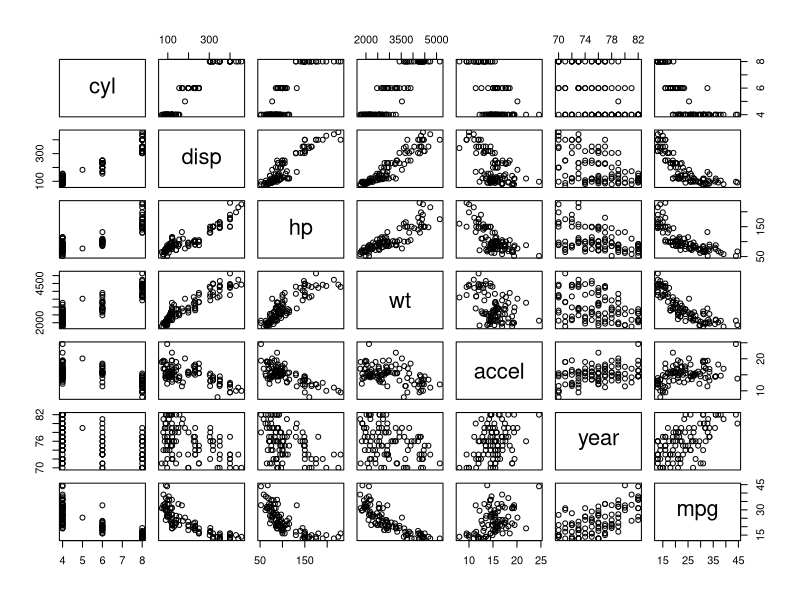
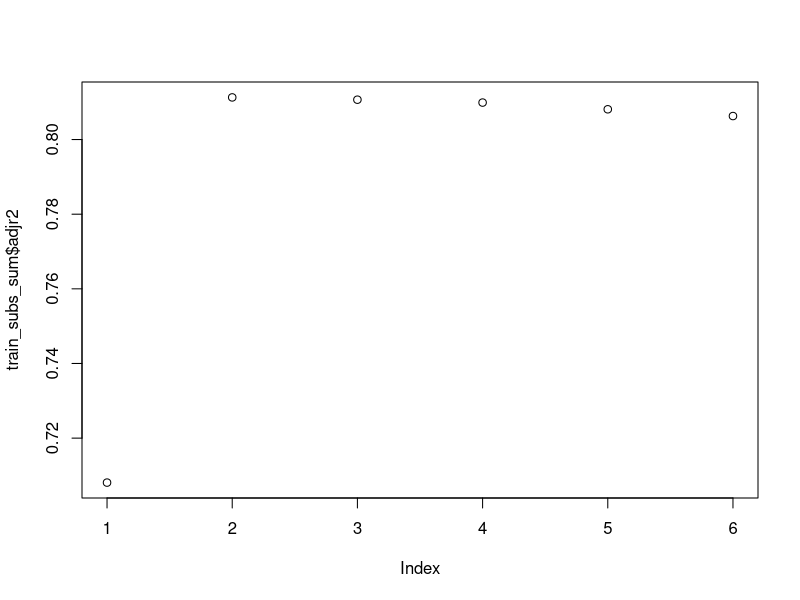
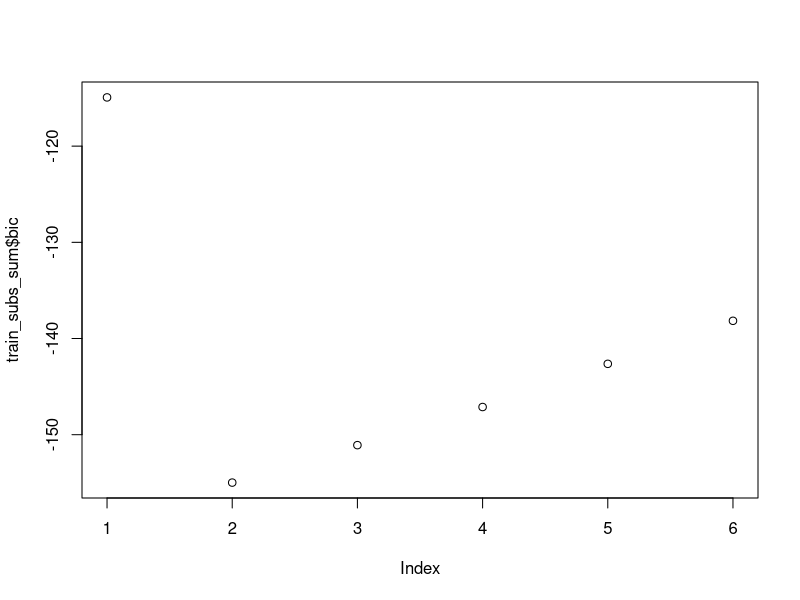
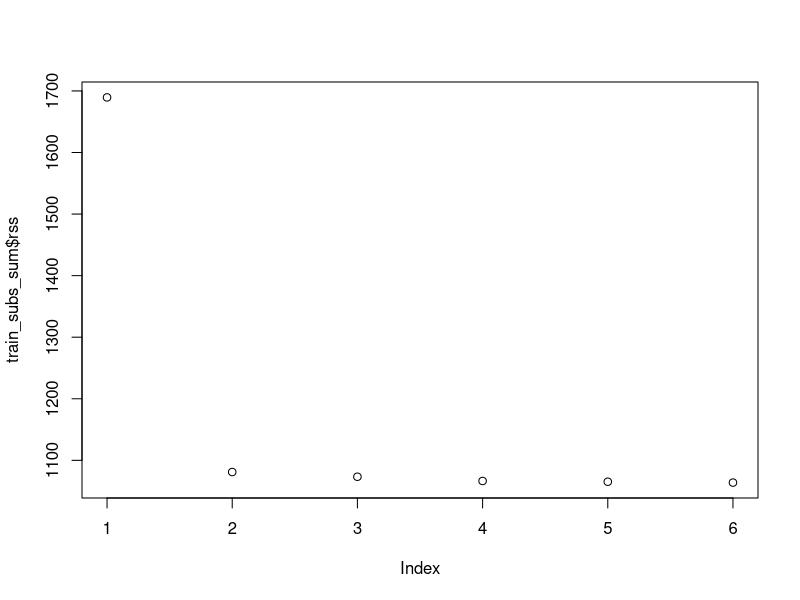
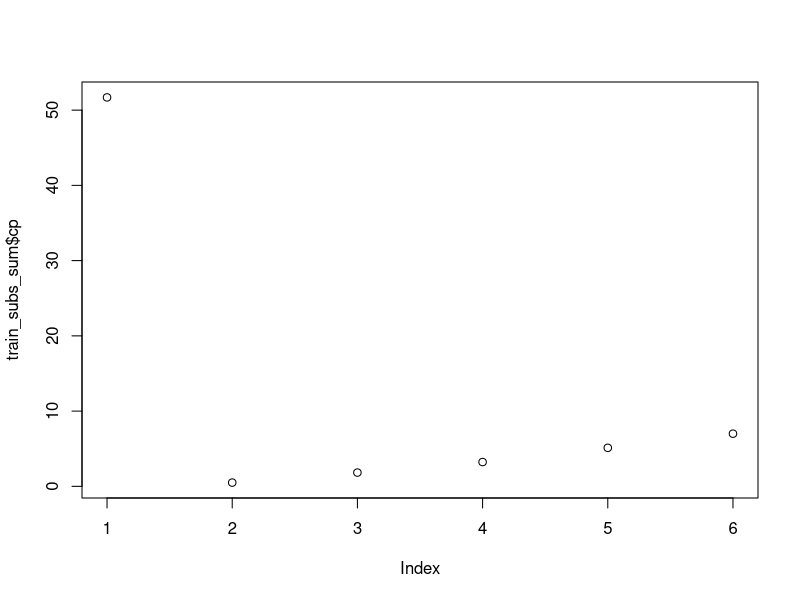

Write the R code that produced these figures, in order.
# Marcus Rosti
# mer3ef
# Stat 6430
# Homework 5

library(ggplot2)
library(leaps)
library(stringr)

mse <- function(model) {
  return (mean((model$residual)^2))
}

setwd("~/MSDS/Summer/Stat/Homework/hw05")

train <- read.csv("hw05p01train.csv")
pred <- read.csv("hw05p01predict.csv")

plot(train) 
# It looks like to me that disp, hp, wt are all highly autocorrelated
# That might just be adding a little too much noise to the model for my taste!


train_subs <- regsubsets(mpg~.,data=train)

train_subs_sum <- summary(train_subs)

summary(train_subs)

plot(train_subs_sum$adjr2)
plot(train_subs_sum$bic)
plot(train_subs_sum$rss)
plot(train_subs_sum$cp)

# seems like the model with wt and year has the best set of 

model <- lm(mpg~wt+year,data = train)

predvect <- predict(model,newdata=pred)

write.table(predvect, file = "hw05p01mypredictions.csv", row.names=F, col.names=F, sep=",")

##############################################################################################################
#
# Part 2
#
##############################################################################################################
# hmmm to many errors
comscore <- read.csv("comscore.csv")
# aha! that looks better // I removed the uses rows 
comscore2 <- read.csv("comscore2.csv")

# The sum of the top 100
sum(comscore2$Average.Daily.Visitors..000.[!(is.na(comscore2$X))])*1000

# [G] sum
sum(comscore2$Total.Unique.Visitors..000.[comscore2$X.1=="[G]"])*1000

# Canadian referencs
sum(comscore2$Total.Unique.Visitors..000.[str_detect(comscore2$X.2,"Canada")])*1000

# Find  the  sum  of  the  total  pages  viewed  (column  L)  for  all  entries  with  an  "[S]"  in  the  second
# column that have a figure reported for total pages viewed.
sum(comscore2$Total.Pages.Viewed..MM.[comscore2$X.1=="[S]"&!(is.na(comscore2$Total.Pages.Viewed..MM.))])*1000
